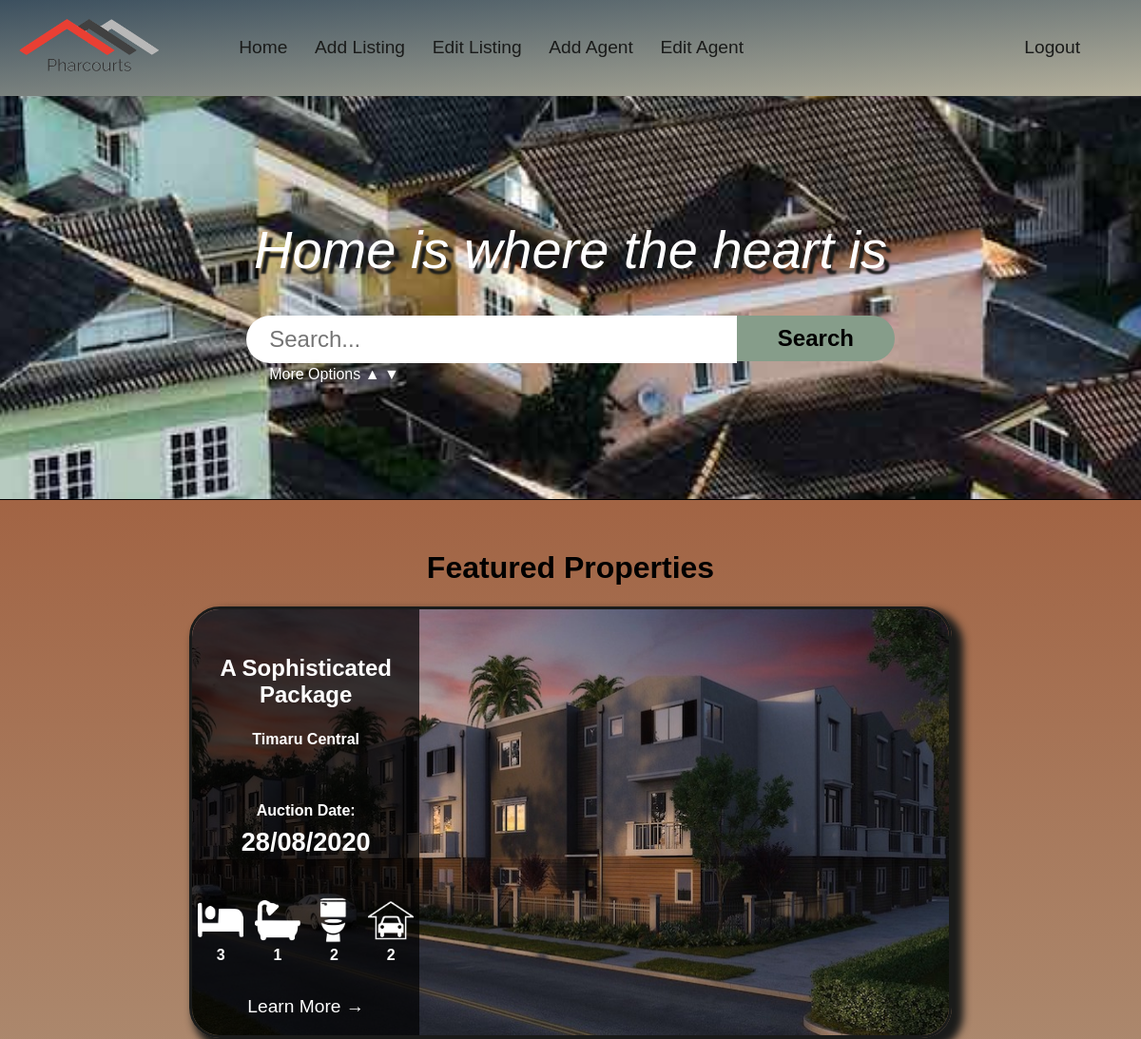
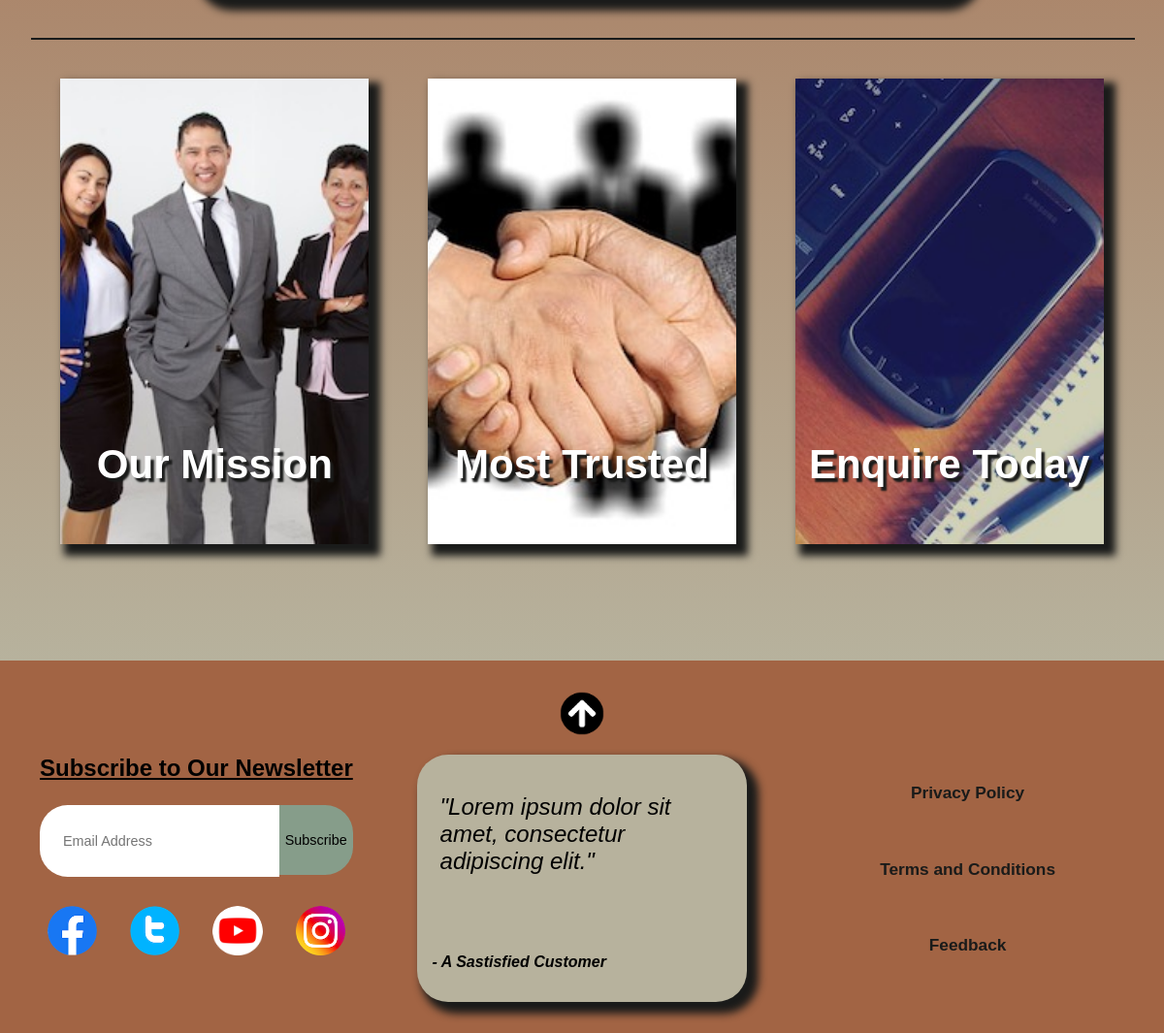
/ (signed in), run on the app's committed database (2 pictures, top to bottom).
### tables this page shows
CREATE TABLE `tbl_listings` (
  `LID` int(11) NOT NULL,
  `Title` varchar(30) NOT NULL,
  `Description` longtext NOT NULL,
  `Price` int(8) NOT NULL,
  `Property` int(11) NOT NULL,
  `Agent` int(11) NOT NULL,
  `AuctionDate` date NOT NULL,
  `Sold` tinyint(1) NOT NULL
);

CREATE TABLE `tbl_properties` (
  `PID` int(11) NOT NULL,
  `Address` varchar(40) NOT NULL,
  `Suburb` varchar(15) NOT NULL,
  `Bedrooms` tinyint(4) NOT NULL,
  `Bathrooms` tinyint(4) NOT NULL,
  `Toilets` tinyint(4) NOT NULL,
  `GarageSpaces` tinyint(4) NOT NULL,
  `Size` smallint(6) NOT NULL,
  `Year` int(11) NOT NULL,
  `Construction` varchar(20) NOT NULL,
  `PCondition` varchar(10) NOT NULL,
  `Insulation` varchar(50) NOT NULL
);

### inc/functions.php (the view, shortened to what this page needs)
<?php
function format_date(string $date){
  list($year, $month, $day) = explode('-',$date);
  $new_date = "{$day}/{$month}/{$year}";
  return $new_date;
}
function display_featured_property($property){
  echo "
        <div class=\"featured-property column\">
          <div class=\"house-info column\">
            <span>
              <h2>{$property['Title']}</h2>
              <h4>{$property['Suburb']}</h4>
            </span>
            <span>
              <h4>Auction Date:</h4>
              <h3>".format_date($property['AuctionDate'])."</h3>
            </span>
            <div class=\"property-details row\">
              <span class=\"property-detail\">
                <img src=\"./media/bed.png\" alt=\"Bedrooms\">
                <b>{$property['Bedrooms']}</b>
               </span>
              <span class=\"property-detail\">
                <img src=\"./media/bath.png\" alt=\"Bathrooms\">
                <b>{$property['Bathrooms']}</b>
                </span>
              <span class=\"property-detail\">
                <img src=\"./media/toilet.png\" alt=\"Toilets\">
                <b>{$property['Toilets']}</b>
              </span>
              <span class=\"property-detail\">
                <img src=\"./media/garage.png\" alt=\"Garage Spaces\">
                <b>{$property['GarageSpaces']}</b>
              </span>
            </div>
            <a href=\"./listing-profile.php?LID={$property['LID']}\">Learn More &#8594;</a>
          </div>
          <div class=\"house-img row\">
            <img src=\"./media/properties/{$property['PID']}.jpg\" alt=\"Property Image\">
          </div>
        </div>
      ";
}
 ?>

### inc/featured-properties.php
<div class="featured column">
  <h1>Featured Properties</h1>
  <div class="featured-slideshow row">
    <div class="slider-featured">
      <?php
        $query = "SELECT *
                  FROM tbl_listings
                  INNER JOIN tbl_properties
                    ON tbl_listings.Property=tbl_properties.PID
                  WHERE tbl_properties.PCondition = 'Excellent'
                  ORDER BY tbl_listings.Title ASC
                  LIMIT 3";
        $result = $conn -> query($query);
        $featured_properties = [];
        while($property = $result-> fetch_assoc()){
          $featured_properties[] = $property;
        }
          foreach($featured_properties as $property){
          display_featured_property($property);
        }
       ?>
    </div>
  </div>
</div>

### css/style.css (style rules this page uses)
body { margin:0; }
a { text-decoration: none; color: #1A1B1A; }
.row { display: -webkit-flex; display: -ms-flex; display: flex; -webkit-flex-direction: row; -ms-flex-direction: row; flex-direction: row; }
.column { display: -webkit-flex; display: -ms-flex; display: flex; -webkit-flex-direction: column; -ms-flex-direction: column; flex-direction: column; }
.featured { justify-content: center; -ms-align-items: center; align-items: center; padding: 2rem 0; padding-top: 0rem; width: 100%; }
.featured-slideshow { position: relative; width: 70%; height: 28rem; border: 0.2em solid #1A1B1A; }
.house-info { justify-content: space-between; -ms-align-items: center; align-items: center; position: absolute; height: 100%; width: 10%; text-align: center; }
.house-info h2 { margin: 2em 1em; margin-bottom:0; text-align: center; }
.house-info h4 { margin:0; margin-top: 1.5em; }
.house-info h3 { margin:0; margin-top:0.3em; }
.house-info a { margin-bottom:1em; }
.house-img { width: 100%; height: 100%; justify-content: flex-end; }
.house-img img { width: 100%; }
.property-details { justify-content: space-around; margin-top:0.5em; width: 100%; }
.property-detail { width: 3em; }
.property-detail img { width: 100%; }
.testimonials,.featured-slideshow { --count: 3; position: relative; overflow: hidden; border-radius: 2em; }
.slider-testimonial,.slider-featured { position: absolute; height: 100%; width: calc(100%*var(--count,3)); }
.testimonial, .featured-property { justify-content: space-around; float: left; width: calc(100%/var(--count,3)); height: 100%; }
:root { background-color: #B7B29D; }
.featured-slideshow { box-shadow: 0.5em 0.5em 8px 0.25em #1A1B1A; }
.house-info { color: #fff; background-color: rgba(0,0,0,0.70); }
.house-info a { color: #fff; }
:root { font-size: 16px; font-family: Verdana, sans-serif; }
.house-info h3 { font-size: 1.7em; }
.house-info a { font-size:1.2em; }
.slider-testimonial, .slider-featured { animation: scroll 20s infinite; }

### data on the page
tbl_listings: Title "A Sophisticated Package", Property.Suburb "Timaru Central", AuctionDate "28/08/2020", Property.Bedrooms "3", Property.Bathrooms "1", Property.Toilets "2", Property.GarageSpaces "2", shows a picture
tbl_listings: shows a picture

### other printed values
$text "Add Listing"
$text "Edit Listing"
$text "Add Agent"
$text "Edit Agent"
format_page_name($login_state) "Logout"
$title_text "Home is where the heart is"
